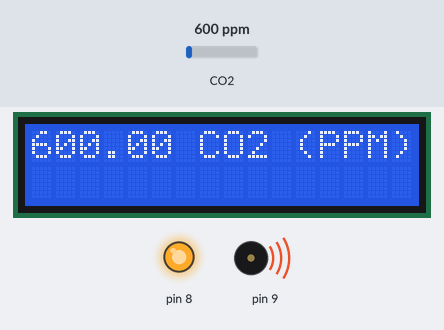
Recording of a sketch running on a simulated Arduino Uno, built with avr-gcc and run on an emulated ATmega328P. On the bench: 16×2 character LCD, output pins drawn as LEDs (lit = HIGH), buzzer (waves = sounding). The test bench sets the inputs (shaded band); at power-on: CO2 600 ppm.

Above: at 1.2 s.
1.3 s: CO2 set to 452 ppm
At 3.3 s:
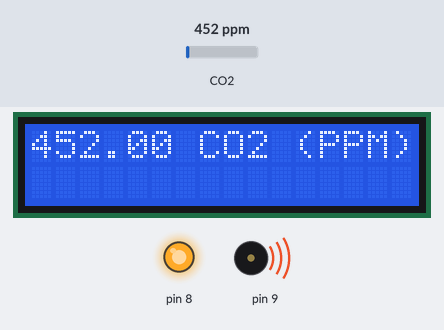
3.6 s: CO2 set to 1050 ppm
At 5.3 s:
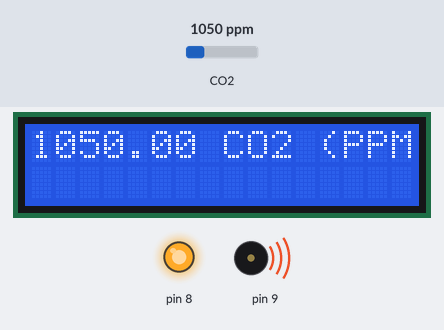
5.6 s: CO2 set to 1700 ppm
At 7.0 s:
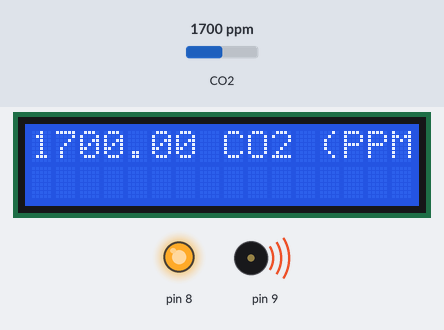
Timing chart, 0 to 8.6 s (numbered marks = the images above; inputs shaded):
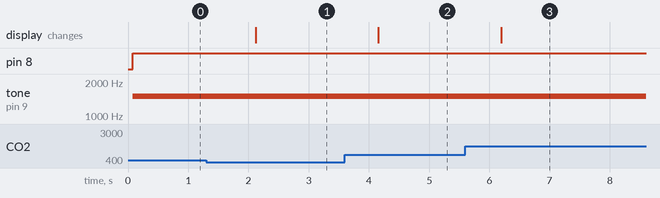

Measured:
- after the input at 1.3 s, the display: changes after 0.82 s (image 1)
- after the input at 3.6 s, the display: changes after 0.56 s (image 2)
- after the input at 5.6 s, the display: changes after 0.60 s (image 3)

The sketch:

Carbon-Dioxide-Reduction.ino
```cpp
///////////////////////////////////
// MQ-135 Gas sensor YT Tutorial //
//        ArduinoCraft           //
///////////////////////////////////
// connection of the necessary library
#include <Wire.h>
#include <LiquidCrystal_I2C.h>
#include <MQ135.h>
// Sensor pin
#define pinA A0
// initialization of the sensor from the library
MQ135 sensorMQ = MQ135(pinA);
// Set the LCD address to 0x27 for a 16 chars and 2 line display
LiquidCrystal_I2C lcd(0x27, 16, 2);

void setup() {
  // initialization of communication over the serial link
  // at 9600 baud
  Serial.begin(9600);
  pinMode(8, OUTPUT);
  pinMode(9, OUTPUT);
  lcd.begin();
	// Turn on the blacklight and print a message.
	lcd.backlight();

}
void loop() {
  // reading the gas concentration in ppm into the variable
  float ppm = sensorMQ.getPPM();
  // reading time from Arduino start in seconds
  long time = millis() / 1000;
  // print the measured concentration
  //lcd.print("mama mo");
  lcd.clear();
  lcd.print(String(ppm) + " CO2 (PPM)");

  if(ppm > 1){
    if(digitalRead(9) != HIGH){
      tone(9, 1500);
    }
    if(digitalRead(8) != HIGH){
      digitalWrite(8, HIGH);
    }
  }
  else{
    noTone(9);
    digitalWrite(8, LOW);
  }

  delay(1000);
}
```
